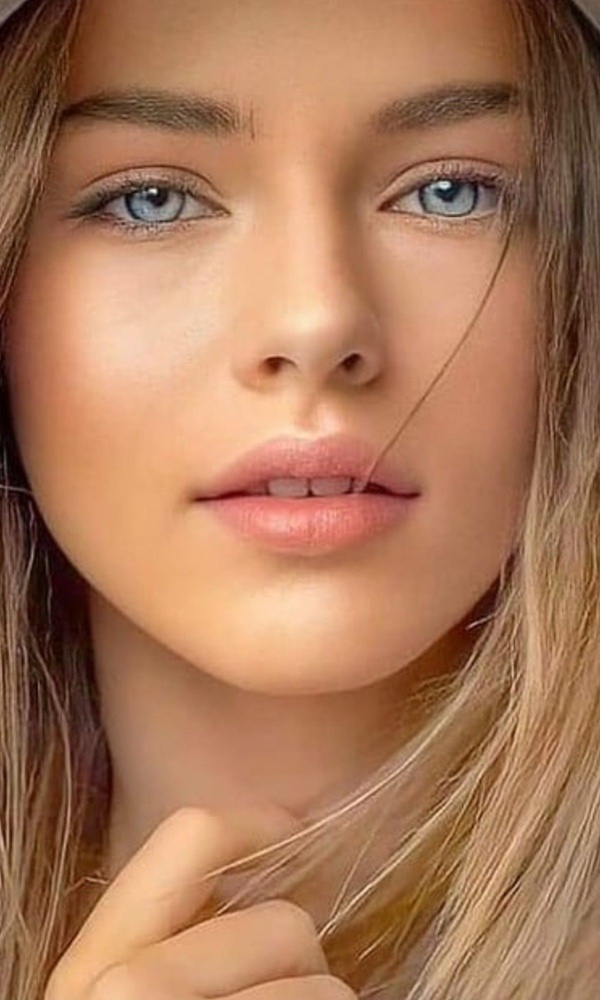
#> input picture Task1/Advance/image.jpg, 600 x 1000 px, shrunk from 1200 x 2000 before the run, given in place of the camera
$ python video_capture.py
#> lines starting #> are read from the running program, lines starting #| are printed output that depends on the picture; after the words box and inside, x2 and y2 are one past the last pixel; in counts of white or black regions, pixels touching at a corner belong together
import cv2
import numpy as np
import matplotlib.pyplot as plt
import math

# Open the default camera (index 0)
cap = cv2.VideoCapture(0)

# Check if the camera is opened successfully
if not cap.isOpened():
    print("Error: Could not open camera.")
    exit()

# Loop to continuously capture frames from the camera
while True:
    # Capture frame-by-frame
    ret, frame = cap.read()
#> frame is the input picture: shape (1000, 600, 3); mean B, G, R 89.5, 120.4, 169.7

    # Convert the frame to grayscale
    gray_frame = cv2.cvtColor(frame, cv2.COLOR_BGR2GRAY)
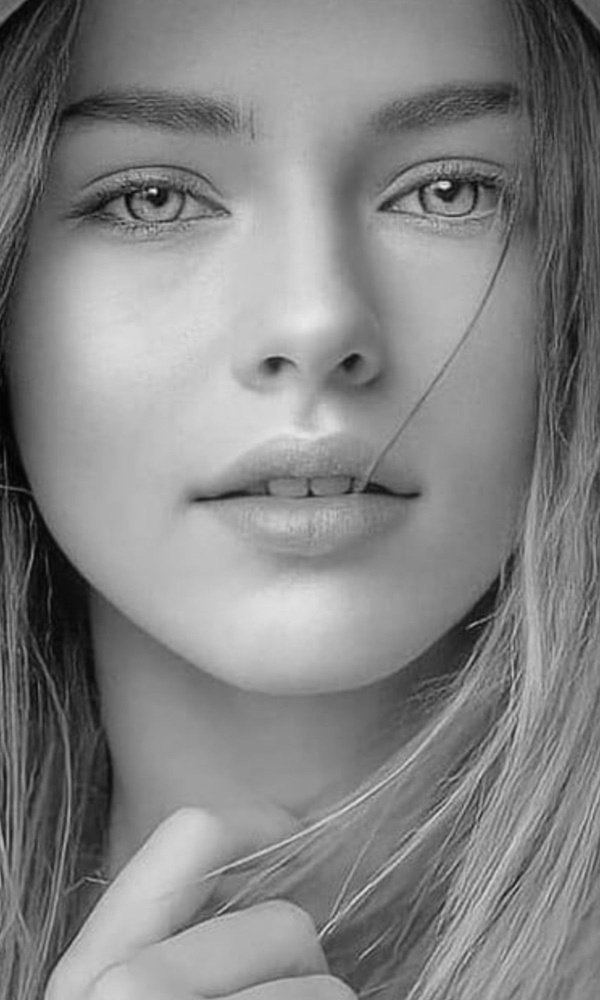
#> gray_frame: shape (1000, 600); min 3, max 242, mean 131.6

    # Perform edge detection
    canny_edges = cv2.Canny(gray_frame, 50, 150, apertureSize=3)
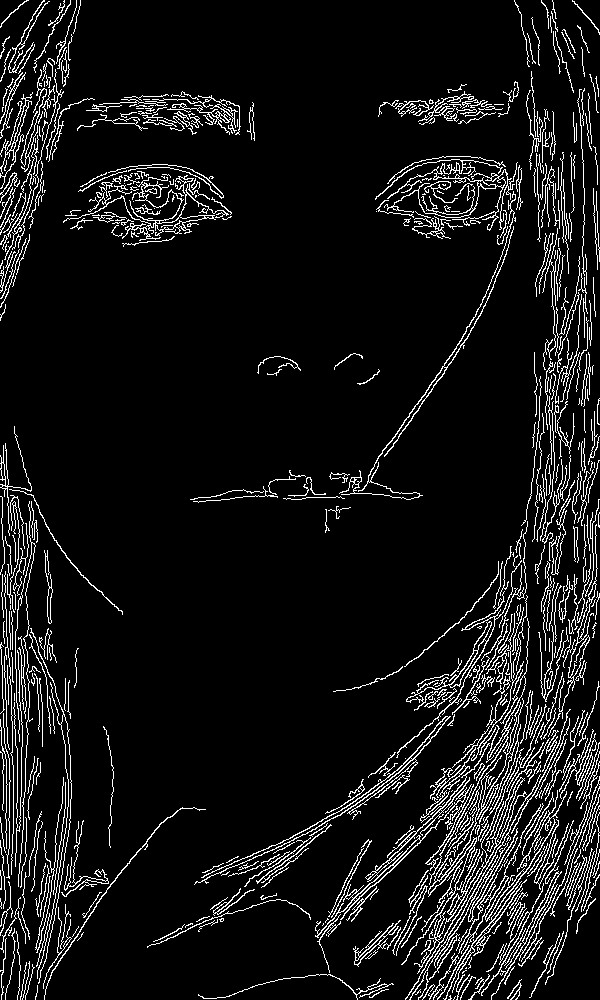
#> canny_edges: shape (1000, 600); 8.2% white in thin lines or dots

    # Find lines in the frame
    detected_lines = cv2.HoughLinesP(canny_edges, rho=1, theta=np.pi/180, threshold=100, minLineLength=50, maxLineGap=10)
#> detected_lines = 334 rows, first 6: [552, 689, 552, 626], [8, 532, 8, 482], [553, 786, 553, 718], [490, 935, 503, 809], [547, 594, 550, 522], [555, 903, 555, 800]

    thinnest_point = None
    thinnest_thickness = None

    for line in detected_lines:
        x1, y1, x2, y2 = line[0]

        # Calculate average distance to non-edge pixels for thickness estimation
        distance = cv2.distanceTransform(canny_edges, cv2.DIST_L2, maskSize=5)  # Specify mask size
        line_mask = np.zeros_like(distance)
        cv2.line(line_mask, (x1, y1), (x2, y2), 255, 2)
        non_edge = distance[line_mask != 0]
        thickness = np.mean(non_edge)

        # Find center point
        center_x = (x1 + x2) // 2
        center_y = (y1 + y2) // 2

        # Update if thinner point found
        if thinnest_thickness is None or thickness < thinnest_thickness:
            thinnest_point = (center_x, center_y)
            thinnest_thickness = thickness
#> this loop made 334 passes
#> (x1, y1, x2, y2, thickness, center_x, center_y, thinnest_thickness) on passes 1, 33, 34, 35, 213: (552, 689, 552, 626, 0.314, 552, 657, 0.314), (584, 481, 584, 399, 0.307, 584, 440, 0.307), (544, 632, 546, 565, 0.301, 545, 598, 0.301), (10, 49, 11, 111, 0.268, 10, 80, 0.268), (50, 598, 53, 655, 0.25, 51, 626, 0.25)
#> (x1, y1, x2, y2, thickness, center_x, center_y) on passes 2 to 7: (8, 532, 8, 482, 0.364, 8, 507), (553, 786, 553, 718, 0.388, 553, 752), (490, 935, 503, 809, 0.351, 496, 872), (547, 594, 550, 522, 0.326, 548, 558), (555, 903, 555, 800, 0.35, 555, 851), (545, 914, 545, 763, 0.319, 545, 838)
#> pass 1, `distance = cv2.distanceTransform(canny_edges, cv2.DIST_L2, maskSize=5)`:
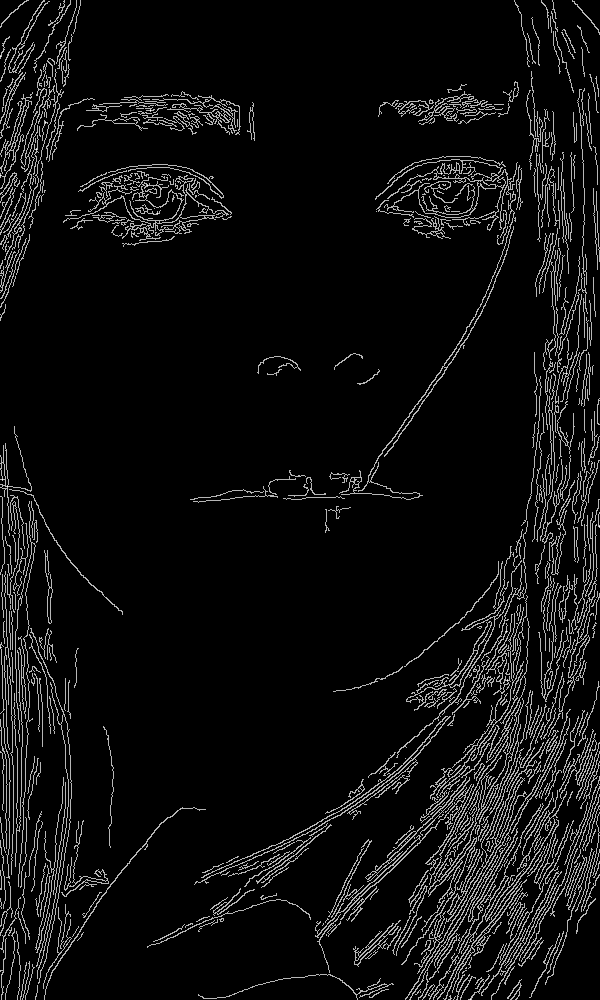
#> distance: shape (1000, 600) float32; min 0, max 1.4, mean 0.0816; drawn with min black and max white
#> after the loop:
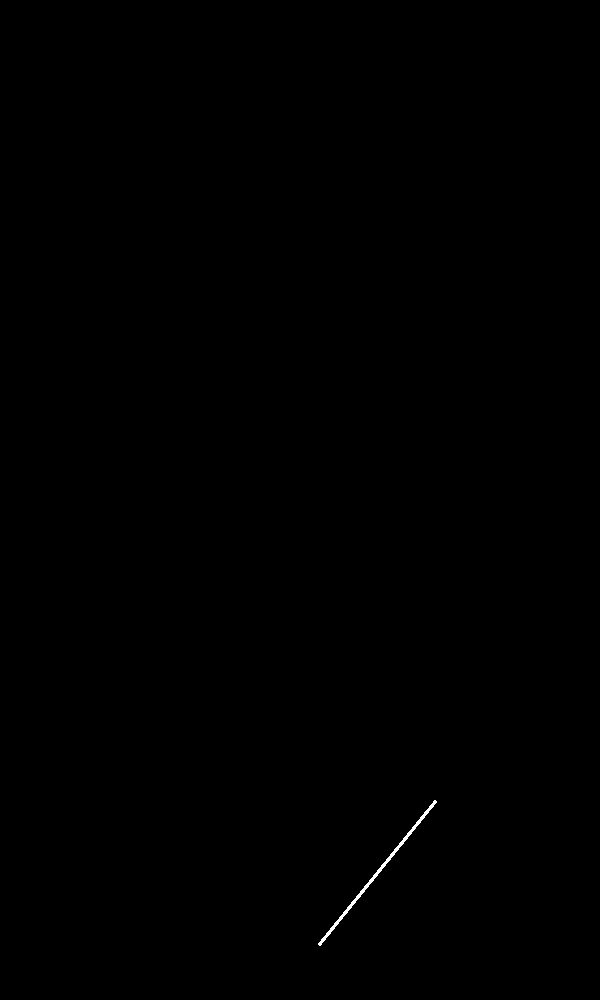
#> line_mask: shape (1000, 600) float32; 0.1% white in thin lines or dots, all inside (x1, y1, x2, y2) = (318, 800, 437, 946)
#> after the loop, thinnest_thickness = 0.25

    # Draw the thinnest point and line segment
    if thinnest_point is not None:
        cv2.circle(frame, thinnest_point, 5, (0, 0, 255), -1)
#> frame: shape (1000, 600, 3); 0.01% of pixels changed, all inside (x1, y1, x2, y2) = (46, 621, 57, 632)

    # Hough line transform
    detected_lines = cv2.HoughLines(canny_edges, 1, np.pi / 180, 100)

    # Drawing detected lines on a copy of the original frame
    line_image = np.copy(frame)
    for line in detected_lines:
        rho, theta = line[0]
        a = np.cos(theta)
        b = np.sin(theta)
        x0 = a * rho
        y0 = b * rho
        x1 = int(x0 + 1000 * (-b))
        y1 = int(y0 + 1000 * (a))
        x2 = int(x0 - 1000 * (-b))
        y2 = int(y0 - 1000 * (a))
        cv2.line(line_image, (x1, y1), (x2, y2), (0, 0, 255), 2)
#> this loop made 3294 passes
#> line on passes 28 to 30: [[585, 0.0698]], [[621, 0.209]], [[-544, 3.11]]
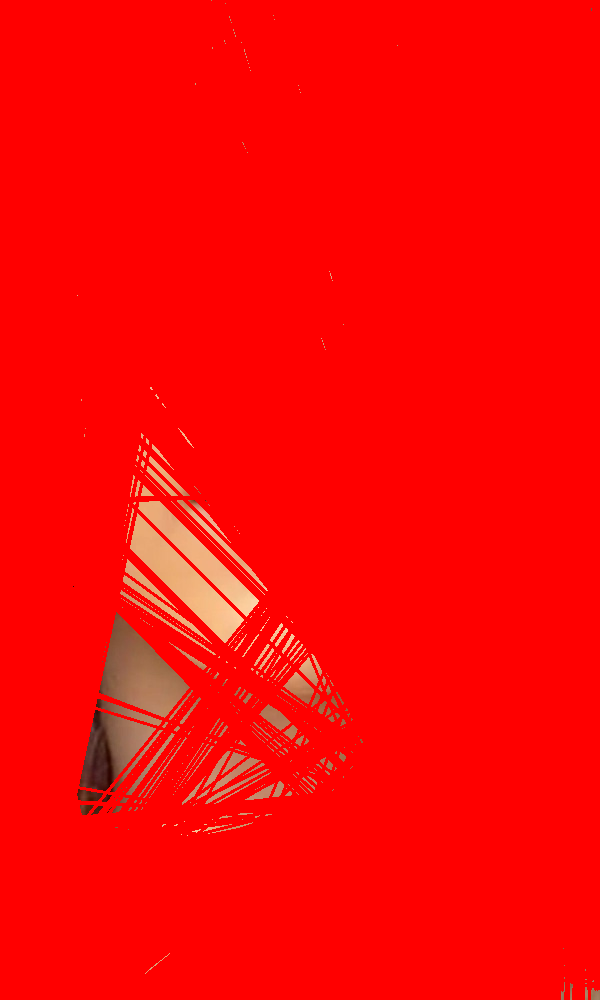
#> line_image: shape (1000, 600, 3); mean B, G, R 4.4, 6.1, 252.1

    # Display the frame
    cv2.imshow('Frame', frame)

    # Check for 'q' key press to exit the loop
    if cv2.waitKey(1) & 0xFF == ord('q'):
#> (key q is pressed here)
        break

# Release the capture and close all windows
cap.release()
cv2.destroyAllWindows()
